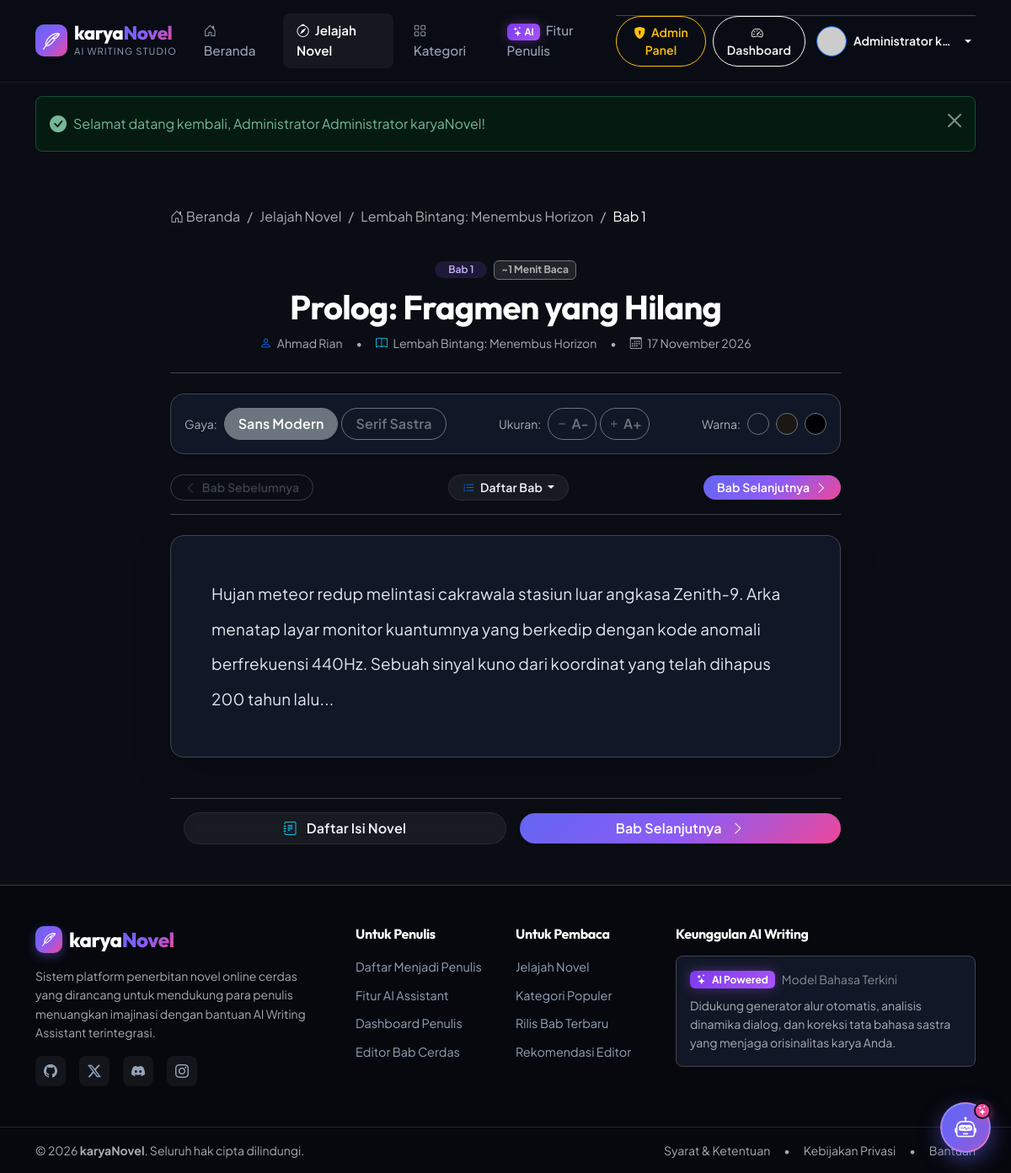
The app's page /novels/1/read/1 (signed in) with its own data.
### tables this page shows
CREATE TABLE `chapters` (
    `id` INT AUTO_INCREMENT PRIMARY KEY,
    `novel_id` INT NOT NULL,
    `title` VARCHAR(200) NOT NULL,
    `content` LONGTEXT NOT NULL,
    `chapter_order` INT NOT NULL DEFAULT 1,
    `status` ENUM('draft', 'published') DEFAULT 'draft',
    `created_at` TIMESTAMP DEFAULT CURRENT_TIMESTAMP,
    `updated_at` TIMESTAMP DEFAULT CURRENT_TIMESTAMP ON UPDATE CURRENT_TIMESTAMP,
    CONSTRAINT `fk_chapters_novel` FOREIGN KEY (`novel_id`) REFERENCES `novels` (`id`) ON DELETE CASCADE,
    INDEX `idx_chapters_novel_order` (`novel_id`, `chapter_order`),
    INDEX `idx_chapters_status` (`status`)
);

CREATE TABLE `novels` (
    `id` INT AUTO_INCREMENT PRIMARY KEY,
    `user_id` INT NOT NULL,
    `title` VARCHAR(200) NOT NULL,
    `synopsis` TEXT NOT NULL,
    `genre` VARCHAR(100) NOT NULL,
    `cover` VARCHAR(255) NULL,
    `status` ENUM('draft', 'published') DEFAULT 'draft',
    `created_at` TIMESTAMP DEFAULT CURRENT_TIMESTAMP,
    `updated_at` TIMESTAMP DEFAULT CURRENT_TIMESTAMP ON UPDATE CURRENT_TIMESTAMP,
    CONSTRAINT `fk_novels_user` FOREIGN KEY (`user_id`) REFERENCES `users` (`id`) ON DELETE CASCADE,
    INDEX `idx_novels_user_id` (`user_id`),
    INDEX `idx_novels_status` (`status`),
    INDEX `idx_novels_genre` (`genre`)
);

CREATE TABLE `users` (
    `id` INT AUTO_INCREMENT PRIMARY KEY,
    `name` VARCHAR(100) NOT NULL,
    `email` VARCHAR(150) NOT NULL UNIQUE,
    `phone` VARCHAR(25) NULL,
    `password` VARCHAR(255) NOT NULL,
    `otp_code` VARCHAR(10) NULL,
    `otp_expiry` DATETIME NULL,
    `is_verified` TINYINT(1) DEFAULT 1,
    `role` ENUM('pembaca', 'penulis', 'admin', 'user') DEFAULT 'pembaca',
    `created_at` TIMESTAMP DEFAULT CURRENT_TIMESTAMP,
    `updated_at` TIMESTAMP DEFAULT CURRENT_TIMESTAMP ON UPDATE CURRENT_TIMESTAMP,
    INDEX `idx_users_email` (`email`),
    INDEX `idx_users_phone` (`phone`),
    INDEX `idx_users_role` (`role`)
);

### app/views/chapter/read.php (the view, shortened to what the rows shown need)
<section class="py-4 py-lg-5">
    <div class="container" style="max-width: 820px;">
        <nav aria-label="breadcrumb" class="mb-3">
            <ol class="breadcrumb small">
                <li class="breadcrumb-item"><a href="<?= base_url(); ?>" class="text-muted text-decoration-none"><i class="bi bi-house-door"></i> Beranda</a></li>
                <li class="breadcrumb-item"><a href="<?= base_url('novels'); ?>" class="text-muted text-decoration-none">Jelajah Novel</a></li>
                <li class="breadcrumb-item"><a href="<?= base_url('novels/' . $chapter['novel_id']); ?>" class="text-muted text-decoration-none"><?= sanitize($chapter['novel_title'] ?? ($novel['title'] ?? 'Novel')); ?></a></li>
                <li class="breadcrumb-item active text-white" aria-current="page">Bab <?= $chapter['chapter_order']; ?></li>
            </ol>
        </nav>
        <div class="text-center py-4 border-bottom border-secondary-subtle mb-4">
            <div class="d-flex justify-content-center align-items-center gap-2 mb-2">
                <span class="badge bg-purple-subtle text-purple-light px-3 py-1 rounded-pill fw-semibold">
                    Bab <?= $chapter['chapter_order']; ?>
                </span>
                <span class="badge bg-dark border border-secondary text-muted small">
                    ~<?= ceil(str_word_count(strip_tags($chapter['content'])) / 180); ?> Menit Baca
                </span>
            </div>
            <h1 class="display-6 fw-bold text-white mb-2"><?= sanitize($chapter['title']); ?></h1>
            <div class="text-muted small d-flex flex-wrap justify-content-center align-items-center gap-2 gap-md-3">
                <span><i class="bi bi-person text-primary me-1"></i> <?= sanitize($chapter['author_name'] ?? ($novel['author_name'] ?? 'Penulis')); ?></span>
                <span>•</span>
                <span><i class="bi bi-book text-info me-1"></i> <?= sanitize($chapter['novel_title'] ?? ($novel['title'] ?? 'Novel')); ?></span>
                <span>•</span>
                <span><i class="bi bi-calendar3 me-1"></i> <?= format_date($chapter['created_at']); ?></span>
            </div>
        </div>
        <article class="chapter-content-card rounded-4 p-4 p-md-5 border border-secondary-subtle mb-5 shadow-lg reader-theme-dark transition-all">
            <div class="chapter-body reader-font-sans" style="font-size: 1.18rem; line-height: 2.2;">
                <?= nl2br(sanitize($chapter['content'])); ?>
            </div>
        </article>
    </div>
</section>

### records on screen
chapters: novel.title "Lembah Bintang: Menembus Horizon", chapter_order "1", ceil(str_word_count(strip_tags($chapter['content']))/180) "1", title "Prolog: Fragmen yang Hilang", users.name "Ahmad Rian", created_at "17 November 2026", content "Hujan meteor redup melintasi cakrawala stasiun luar angkasa Zenith-9. Arka menatap layar monitor kuantumnya yang berkedip dengan kode anomali berfrekuensi 440Hz. Sebuah sinyal kuno dari koordinat yang telah dihapus 200 tahun lalu..."

### other values on screen
$currentUser['name'] "Administrator k…"
$safeMessage "Selamat datang kembali, Administrator Administrator karyaNovel!"
